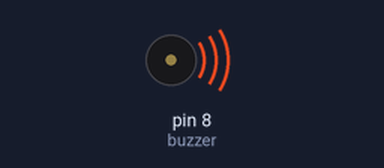
The sketch below on a simulated Arduino Uno, built with avr-gcc and run on an emulated ATmega328P. Parts: buzzer (waves = sounding).

Above: at 0.62 s.
At 7.45 s:
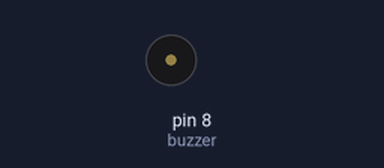
Timing chart, 0 to 8.8 s (numbered marks = the images above):
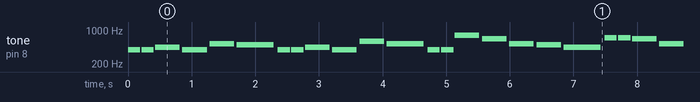

Measured:
- by itself, tone on pin 8 (buzzer): plays 392 Hz for 0.19 s, 392 Hz for 0.19 s, 440 Hz for 0.39 s, 392 Hz for 0.39 s, 523 Hz for 0.39 s, 494 Hz for 0.58 s … (248 notes in this stretch)

The sketch:

Happy_Birthday_Song_Using_Passive_Buzzer.ino
```cpp
int buzzer = 8;

// ---- Note frequencies (Hz) ----
#define C4 262
#define D4 294
#define E4 330
#define F4 349
#define G4 392
#define A4 440
#define B4 494

#define C5 523
#define D5 587
#define E5 659
#define F5 698
#define G5 784

#define REST 0

// ---- Tempo control ----
// Increase tempo → faster; decrease → slower
int tempo = 140;  // tuned for recognizability

// ---- Melody (note, duration) ----
// duration: 4=quarter, 8=eighth, -4=dotted quarter, etc.
int melody[] = {
  // Happy Birthday to you
  G4,8, G4,8, A4,4, G4,4, C5,4, B4,-4,
  // Happy Birthday to you
  G4,8, G4,8, A4,4, G4,4, D5,4, C5,-4,
  // Happy Birthday dear ___
  G4,8, G4,8, G5,4, E5,4, C5,4, B4,4, A4,-4,
  // Happy Birthday to you
  F5,8, F5,8, E5,4, C5,4, D5,4, C5,-2
};

void setup() {
  pinMode(buzzer, OUTPUT);
}

void loop() {
  int notes = sizeof(melody) / sizeof(melody[0]) / 2;

  // Quarter note duration (ms)
  int wholenote = (60000 * 4) / tempo;

  for (int i = 0; i < notes * 2; i += 2) {

    int note = melody[i];
    int divider = melody[i + 1];

    int duration;
    if (divider > 0) {
      duration = wholenote / divider;
    } else {
      // dotted note (e.g., -4)
      duration = (wholenote / abs(divider)) * 1.5;
    }

    if (note == REST) {
      noTone(buzzer);
    } else {
      tone(buzzer, note, duration * 0.9); // slight cut for clarity
    }

    delay(duration);
    noTone(buzzer);
  }

  delay(3000); // repeat gap
}
```
